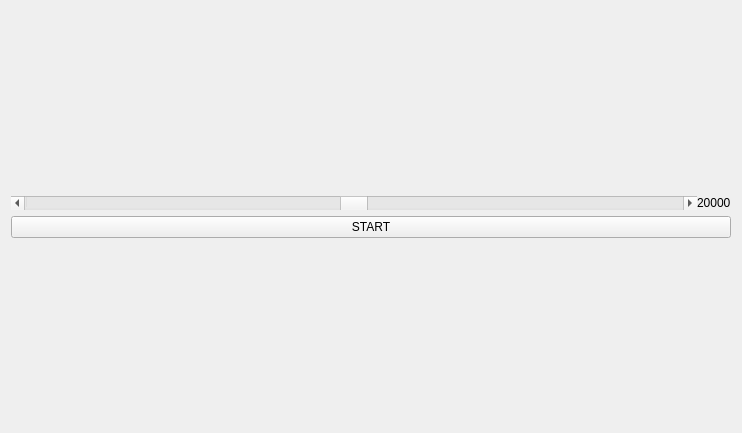
<?xml version="1.0" encoding="UTF-8"?>
<ui version="4.0">
 <class>Buzzer</class>
 <widget class="QWidget" name="Buzzer">
  <property name="geometry">
   <rect>
    <x>0</x>
    <y>0</y>
    <width>742</width>
    <height>433</height>
   </rect>
  </property>
  <property name="sizePolicy">
   <sizepolicy hsizetype="Expanding" vsizetype="Expanding">
    <horstretch>0</horstretch>
    <verstretch>0</verstretch>
   </sizepolicy>
  </property>
  <property name="minimumSize">
   <size>
    <width>0</width>
    <height>0</height>
   </size>
  </property>
  <property name="maximumSize">
   <size>
    <width>10000</width>
    <height>10000</height>
   </size>
  </property>
  <property name="windowTitle">
   <string>pwm-test</string>
  </property>
  <layout class="QVBoxLayout" name="verticalLayout">
   <item>
    <spacer name="verticalSpacer_2">
     <property name="orientation">
      <enum>Qt::Vertical</enum>
     </property>
     <property name="sizeHint" stdset="0">
      <size>
       <width>20</width>
       <height>40</height>
      </size>
     </property>
    </spacer>
   </item>
   <item>
    <layout class="QHBoxLayout" name="horizontalLayout">
     <property name="spacing">
      <number>0</number>
     </property>
     <property name="leftMargin">
      <number>0</number>
     </property>
     <property name="topMargin">
      <number>0</number>
     </property>
     <property name="rightMargin">
      <number>0</number>
     </property>
     <property name="bottomMargin">
      <number>0</number>
     </property>
     <item>
      <widget class="QScrollBar" name="slider">
       <property name="enabled">
        <bool>true</bool>
       </property>
       <property name="sizePolicy">
        <sizepolicy hsizetype="Expanding" vsizetype="Fixed">
         <horstretch>0</horstretch>
         <verstretch>0</verstretch>
        </sizepolicy>
       </property>
       <property name="maximum">
        <number>8000</number>
       </property>
       <property name="pageStep">
        <number>100</number>
       </property>
       <property name="value">
        <number>4000</number>
       </property>
       <property name="orientation">
        <enum>Qt::Horizontal</enum>
       </property>
      </widget>
     </item>
     <item>
      <widget class="QLabel" name="label">
       <property name="text">
        <string>20000</string>
       </property>
      </widget>
     </item>
    </layout>
   </item>
   <item>
    <widget class="QPushButton" name="pushButton">
     <property name="text">
      <string>START</string>
     </property>
    </widget>
   </item>
   <item>
    <spacer name="verticalSpacer">
     <property name="orientation">
      <enum>Qt::Vertical</enum>
     </property>
     <property name="sizeHint" stdset="0">
      <size>
       <width>20</width>
       <height>40</height>
      </size>
     </property>
    </spacer>
   </item>
  </layout>
 </widget>
 <layoutdefault spacing="6" margin="11"/>
 <resources/>
 <connections/>
</ui>
